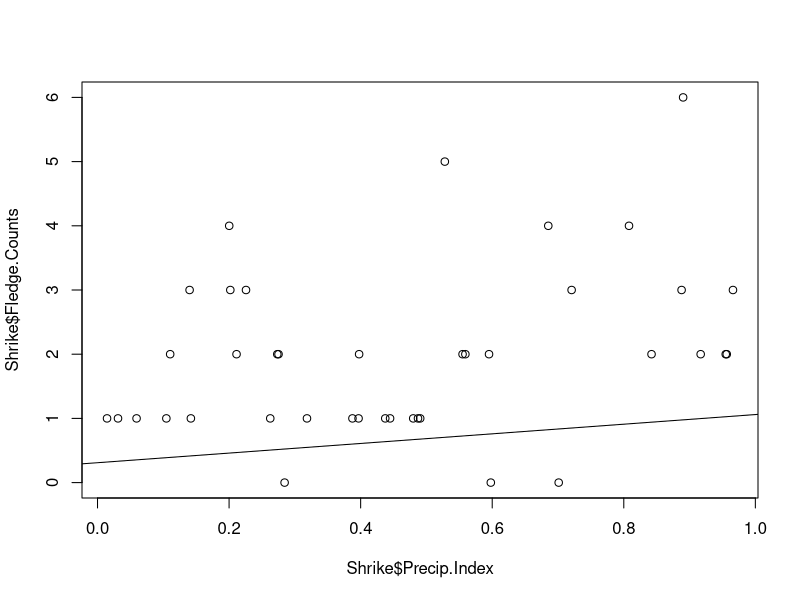
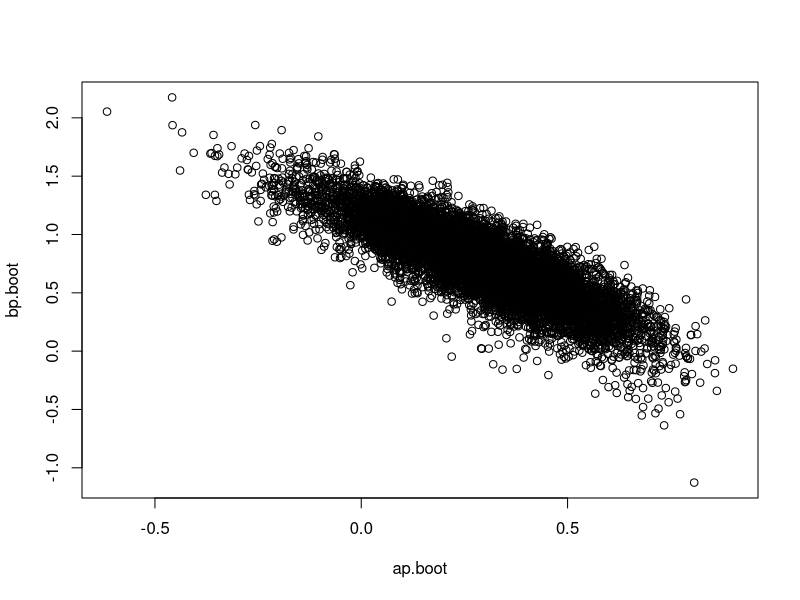
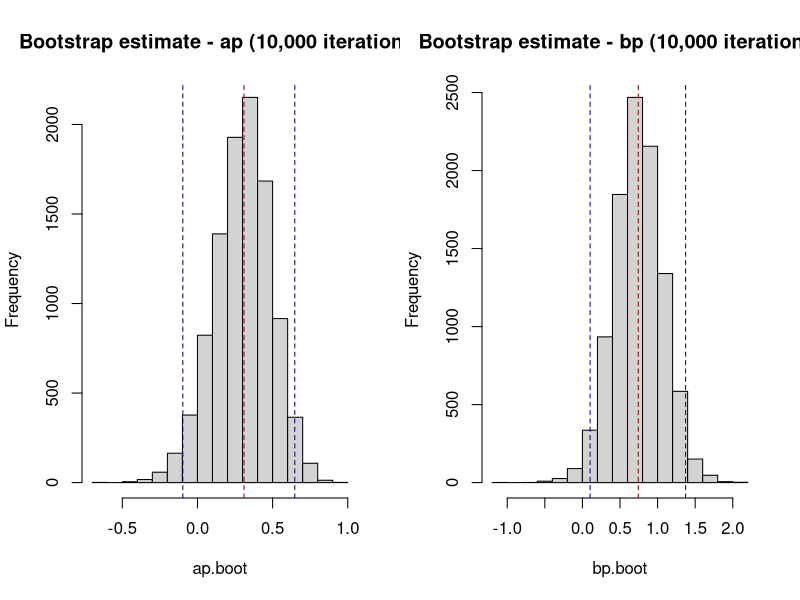

Write the R code that produced these figures, in order.
#Reading in the data
Shrike = read.csv('Shrike.csv', header = TRUE)
plot(Shrike$Precip.Index, Shrike$Fledge.Counts)

#Storage location for parameter values that can be updated later
LL.min = 10e6
ap.min = 10e6
bp.min = 10e6

#Estimating parameter values by finding the lowest log-likelihood score
#Poisson distributed data
for (a in seq(0, 1.5, by = .01)){
  for (b in seq(.5, 1.5, by = .01)){
    LL.temp = 0
    lam = array(data = NA, dim = length(Shrike$Precip.Index))
    for (i in 1:length(Shrike$Precip.Index)){
      lam[i] = exp(a + b*Shrike$Precip.Index[i])
    }# End of i loop
    LL.temp = -sum(dpois(Shrike$Fledge.Counts, lam, log = TRUE))
    if (LL.temp < LL.min){
      LL.min = LL.temp
      ap.min = a
      bp.min = b
    }
  }# End of b loop
}# End of a loop
abline(a = ap.min, b = bp.min)

boot.n = 10000
ap.boot = array(data = NA, dim = length(boot.n))
bp.boot = array(data = NA, dim = length(boot.n))

#Repeating the same parameter estimation, this time using bootstrapping
for (i in 1:boot.n){
  y = array(data = NA, dim = length(Shrike$Precip.Index))
  PI.boot = array(data = NA, dim = length(Shrike$Precip.Index))
  picks = sample.int(40, size = 40, replace = TRUE)
  for (j in 1:length(y)){
    y[j] = Shrike$Fledge.Counts[picks[j]]
    PI.boot[j] = Shrike$Precip.Index[picks[j]]
  }
  lm.temp = glm(y ~ PI.boot, family = poisson(link = 'log'))
  ap.boot[i] = lm.temp$coefficients[1]
  bp.boot[i] = lm.temp$coefficients[2]
}

# Plotting the scatterplot
plot(ap.boot, bp.boot)

# Calculating confidence intervals
ap.conf = quantile(ap.boot, probs = c(.025, .5, .975))
bp.conf = quantile(bp.boot, probs = c(.025, .5, .975))

# Plotting the histograms and confidence intervals
par(mfrow = c(1, 2))
hist(ap.boot, main = 'Bootstrap estimate - ap (10,000 iterations)')
abline(v = ap.conf, lty = 2, col = c('darkblue', 'darkred', 'darkblue'))
hist(bp.boot, main = 'Bootstrap estimate - bp (10,000 iterations)')
abline(v = bp.conf, lty = 2, col = c('darkblue', 'darkred', 'darkblue'))